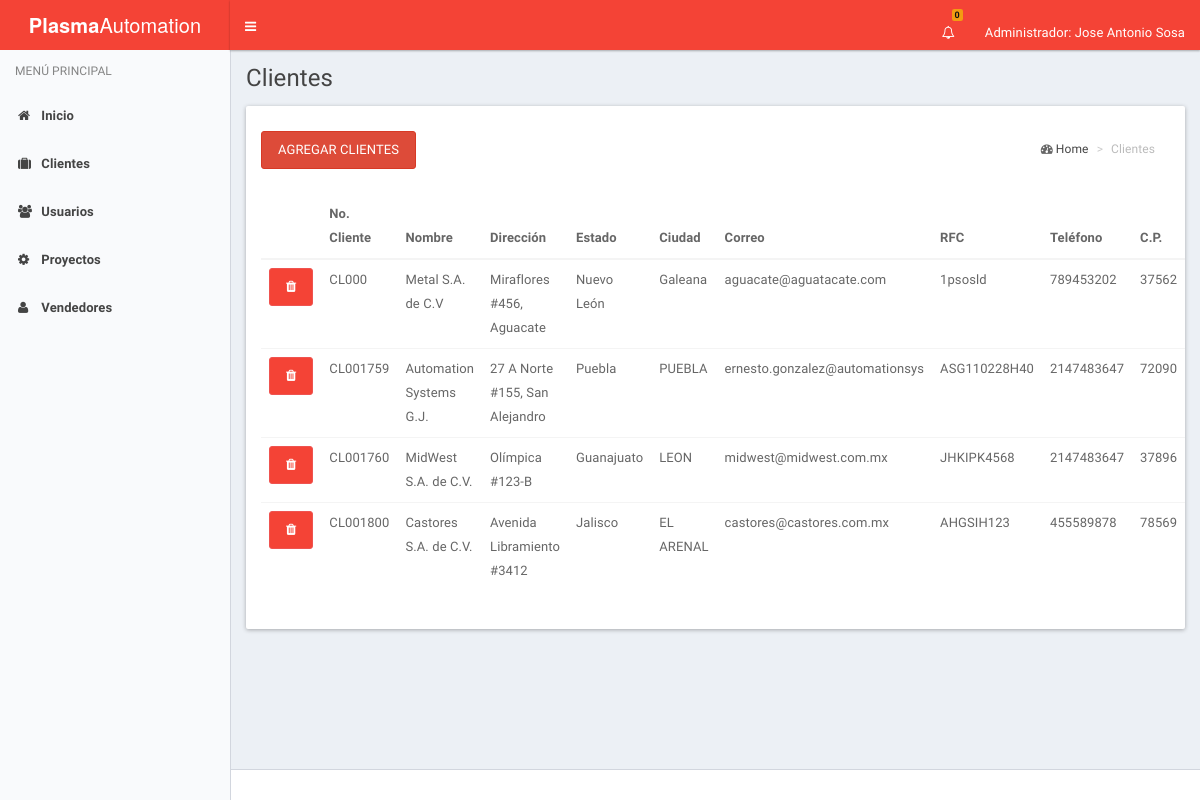
The page /index_cliente.php (signed in) on the database its author committed.
### tables this page shows
CREATE TABLE IF NOT EXISTS `cliente` (
  `No_Cliente` int(10) NOT NULL,
  `nu_cliente` int(11) NOT NULL,
  `nombre` varchar(25) NOT NULL,
  `domicilio` varchar(70) NOT NULL,
  `id_estado` int(2) NOT NULL,
  `id_municipio` varchar(25) NOT NULL,
  `rfc` varchar(15) NOT NULL,
  `correo` varchar(30) NOT NULL,
  `telefono` int(15) NOT NULL,
  `c_p` int(8) NOT NULL
);

CREATE TABLE IF NOT EXISTS `estado` (
  `id_estado` int(3) NOT NULL COMMENT 'Identificador de la tabla estado.',
  `estado` varchar(30) NOT NULL COMMENT 'Nombre del estado.'
);

### index_cliente.php (the view, shortened to what this page needs)
<!DOCTYPE html>
<html lang="es">
  <head>
    <link rel="stylesheet" href="assets/bootstrap/css/bootstrap.css">
    <link rel="stylesheet" href="assets/css/font-awesome.min.css">
    <link rel="stylesheet" href="assets/css/ionicons.min.css">
    <link rel="stylesheet" href="assets/dist/css/AdminLTE.css">
    <link rel="stylesheet" href="assets/dist/css/skins/_all-skins.css">
    <link rel="stylesheet" href="assets/plugins/select2/select2.min.css">
    <link href="assets/plugins/pnotify/css/pnotify.custom.min.css" rel="stylesheet">
  </head>
  <body class="hold-transition skin-blue-light sidebar-mini">
    <div class="wrapper">
      <?php
        include('header.php');
      ?>
      <?php
        include('menu.php');
      ?>
      <div class="content-wrapper" id="content">
        <section class="content-header">
          <h1>
            Clientes
          </h1>
        </section>
        <section class="content">
      <div class="col-lg-12">
         <div class="row">
          <div class="panel">
            <div class="panel-heading">
              <section class="content-header">
                <ol class="breadcrumb">
                   <i class="fa fa-dashboard"></i>
                    <li><a href="">Home</a></li>
                    <li class="active">Clientes
                   </li>
                </ol>
              </section>
            <button class="btn btn-danger" data-toggle="modal" data-target="#miventana">Agregar Clientes</button>
            </div>
            <div class="panel-body">
              <table class="table">
                <thead>
                  <tr>
                    <th></th>
                    <th>No. Cliente</th>
                    <th>Nombre</th>
                    <th>Dirección</th>
                    <th>Estado</th>
                    <th>Ciudad</th>
                    <th>Correo</th>
                    <th>RFC</th>
                    <th>Teléfono</th>
                    <th>C.P.</th>
                  </tr>
                </thead>
                <tbody>
                <?php
                  $host = 'localhost';
                  $user = 'root';
                  $password = '123';
                  $conexion = @mysql_connect($host, $user, $password);
                  $sql = "SELECT c.No_cliente as NoCliente, c.nu_cliente as nu_serie, c.nombre as nombre, c.domicilio as Direccion, c.correo as Correo, e.id_estado, e.estado as Estado, c.id_municipio as Ciudad, c.rfc as RFC, c.telefono as Telefono, c.c_p as C_P FROM cliente c inner join estado e on e.id_estado = c.id_estado";
                  $resultado = mysql_query($sql, $conexion);
                  while ($cliente = mysql_fetch_assoc($resultado)) {
                    echo "<tr>";
                    echo "<td><a href='clientes.php?eliminar_cliente_id=".$cliente['NoCliente']."' class='btn btn-primary eliminar-cliente'><i class='fa fa-trash eliminar-cliente'></i></a></td>";
                    echo "<td>"."CL00".$cliente['nu_serie']."</td>";
                    echo "<td>".$cliente['nombre']."</td>";
                    echo "<td>".($cliente['Direccion'])."</td>";
                    echo "<td>".($cliente['Estado'])."</td>";
                    echo "<td>".($cliente['Ciudad'])."</td>";
                     echo "<td>".($cliente['Correo'])."</td>";
                    echo "<td>".($cliente['RFC'])."</td>";
                    echo "<td>".($cliente['Telefono'])."</td>";
                    echo "<td>".($cliente['C_P'])."</td>";
                    echo "</tr>";
                  }
                ?>
                </tbody>
              </table>
            </div>
          </div>
        </div>
      </div>
    </section>
  </div>
      <footer class="main-footer">
      </footer>
    </div>
  </body>
</html>

### rows shown on the page
cliente: nu_cliente "0", nombre "Metal S.A. de C.V", domicilio "Miraflores #456, Aguacate", id_estado.estado "Nuevo León", id_municipio "Galeana", correo "aguacate@aguatacate.com", rfc "1psosld", telefono "789453202", c_p "37562"
cliente: nu_cliente "1759", nombre "Automation Systems G.J.", domicilio "27 A Norte #155, San Alejandro", id_estado.estado "Puebla", id_municipio "PUEBLA", correo "ernesto.gonzalez@automationsys", rfc "ASG110228H40", telefono "2147483647", c_p "72090"
cliente: nu_cliente "1760", nombre "MidWest S.A. de C.V.", domicilio "Olímpica #123-B", id_estado.estado "Guanajuato", id_municipio "LEON", correo "midwest@midwest.com.mx", rfc "JHKIPK4568", telefono "2147483647", c_p "37896"
cliente: nu_cliente "1800", nombre "Castores S.A. de C.V.", domicilio "Avenida Libramiento #3412", id_estado.estado "Jalisco", id_municipio "EL ARENAL", correo "castores@castores.com.mx", rfc "AHGSIH123", telefono "455589878", c_p "78569"

### other values the page prints
$contador['suma'] "0"
$_SESSION['usuario']['nombre'] "Jose Antonio Sosa"
